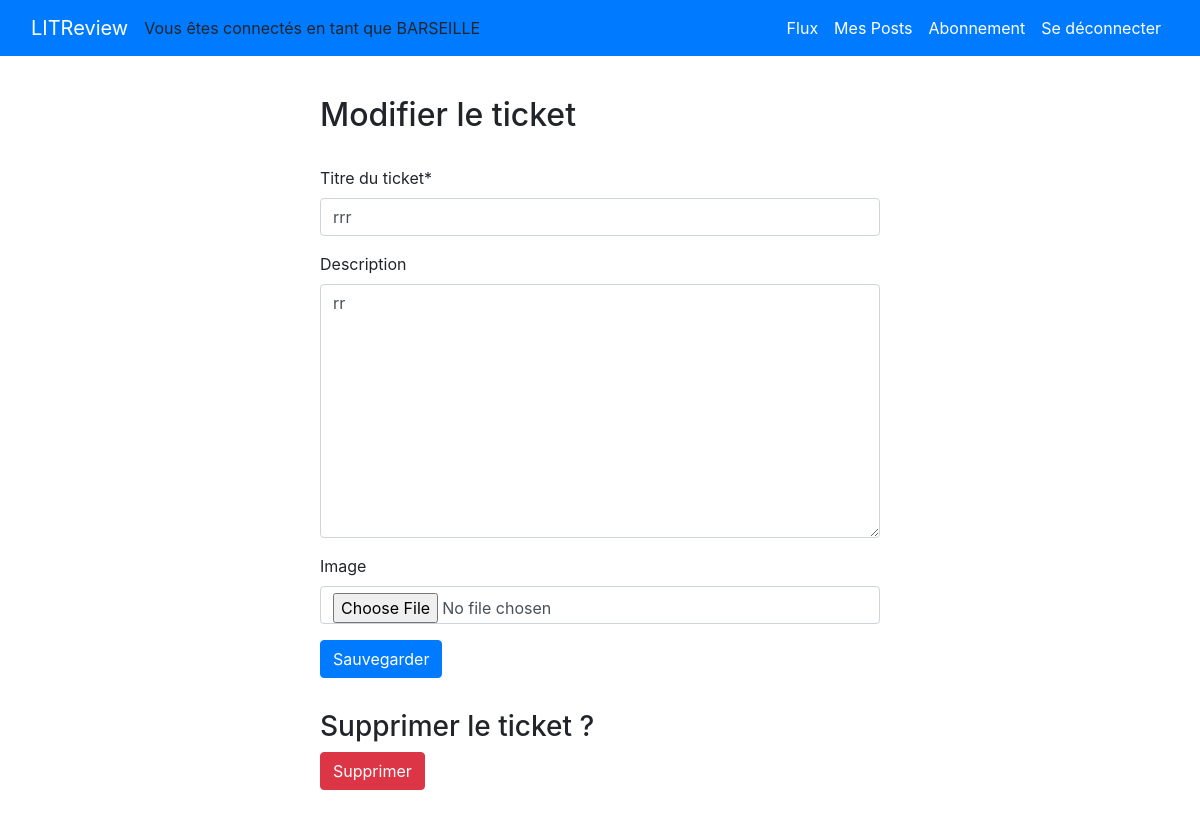
Screenshot of /blog/64/edit_ticket (signed in) with the database file from the repository.
### authentication/models.py (models this page shows)
class User(AbstractUser):
    pass

### blog/models.py (models this page shows, shortened)
class Ticket(models.Model):
    image = models.ImageField(blank=True, null=True)
    title = models.CharField(max_length=128)
    description = models.TextField(max_length=2048, blank=True)
    user = models.ForeignKey(to=settings.AUTH_USER_MODEL, on_delete=models.CASCADE)
    time_created = models.DateTimeField(auto_now_add=True)
    IMAGE_MAX_SIZE = (400, 400)

### blog/views.py (the view, shortened to what this page needs)
# urls.py: path('blog/<int:ticket_id>/edit_ticket', blog.views.edit_ticket, name='edit_ticket'),
@login_required
def edit_ticket(request, ticket_id):
    ticket = get_object_or_404(models.Ticket, id=ticket_id)
    if ticket.user != request.user:
        raise PermissionDenied
    edit_ticket = forms.TicketForm(instance=ticket)
    delete_ticket = forms.DeleteTicketForm()
    context = {
        'edit_ticket': edit_ticket,
        'delete_ticket': delete_ticket,
    }
    return render(request, 'blog/edit_ticket.html', context=context)

### blog/forms.py
class TicketForm(forms.ModelForm):
    edit_ticket = forms.BooleanField(widget=forms.HiddenInput, initial=True)
    class Meta:
        model = models.Ticket
        fields = ['title', 'description', 'image']
        labels = {"title": "Titre du ticket"}
    def __init__(self, *args, **kwargs):
        super().__init__(*args, **kwargs)
        self.fields['image'].widget = forms.FileInput()

class DeleteTicketForm(forms.Form):
    delete_ticket = forms.BooleanField(widget=forms.HiddenInput, initial=True)

### blog/templates/blog/edit_ticket.html (shortened to what this page needs)
{% extends 'base.html' %}
{% load crispy_forms_tags %}
{% block content %}
<div class="form_block">
    <h2 class="form_title">Modifier le ticket</h2>
    <form method="post" enctype="multipart/form-data">
        {{ edit_ticket|crispy }}
        <button type="submit" class="btn btn-primary">Sauvegarder</button>
    </form>
    <h3 class="form_small_title">Supprimer le ticket ?</h3>
    <form method="post">
        <button type="submit" class="btn btn-danger">Supprimer</button>
    </form>
</div>
{% endblock content %}

### templates/base.html (shortened to what this page needs)
{% load static %}
<!doctype html>
<html lang="fr">
    <head>
        <link rel="stylesheet" href="{% static 'app.css' %}">
        <link rel="stylesheet" href="https://stackpath.bootstrapcdn.com/bootstrap/4.1.3/css/bootstrap.min.css">
    </head>
    <body>
        <nav class="navbar navbar-expand-lg navbar-dark bg-primary fixed-top">
            <div class="container-fluid">
                <a class="navbar-brand" href="#">LITReview</a>
                {% if user.is_authenticated %}
                    <p class="d-inline-block mb-0">Vous êtes connectés en tant que {{ user|upper }}</p>
                    <div class="collapse navbar-collapse" id="navbarNav">
                        <ul class="navbar-nav ml-auto">
                            <li class="nav-item">
                                <a class="nav-link text-white" href="{% url 'home' %}">Flux</a>
                            </li>
                            <li class="nav-item">
                                <a class="nav-link text-white" href="{% url 'my_posts' %}">Mes Posts</a>
                            </li>
                            <li class="nav-item">
                                {% if user.is_authenticated %}
                                    <a class="nav-link text-white" href="{% url 'subscribe' %}">Abonnement</a>
                                {% else %}
                                    <a class="nav-link text-white" href="{% url 'login' %}">Connexion</a>
                                {% endif %}
                            </li>
                            <li class="nav-item">
                                <a class="nav-link text-white" href="{% url 'logout' %}">Se déconnecter</a>
                            </li>
                        </ul>
                    </div>
                {% endif %}
            </div>
        </nav>
        <div class="main-content mt-5">
            {% block content %}{% endblock content %}
        </div>
    </body>
</html>

### static/app.css (style rules this page uses)
.form_block { padding : 3rem 20rem; }
.form_title { margin-bottom: 2rem; }
.form_small_title { margin-top: 2rem; }

### rows the page displays
User: username "BARSEILLE"
Ticket: title "rrr", description "rr"
